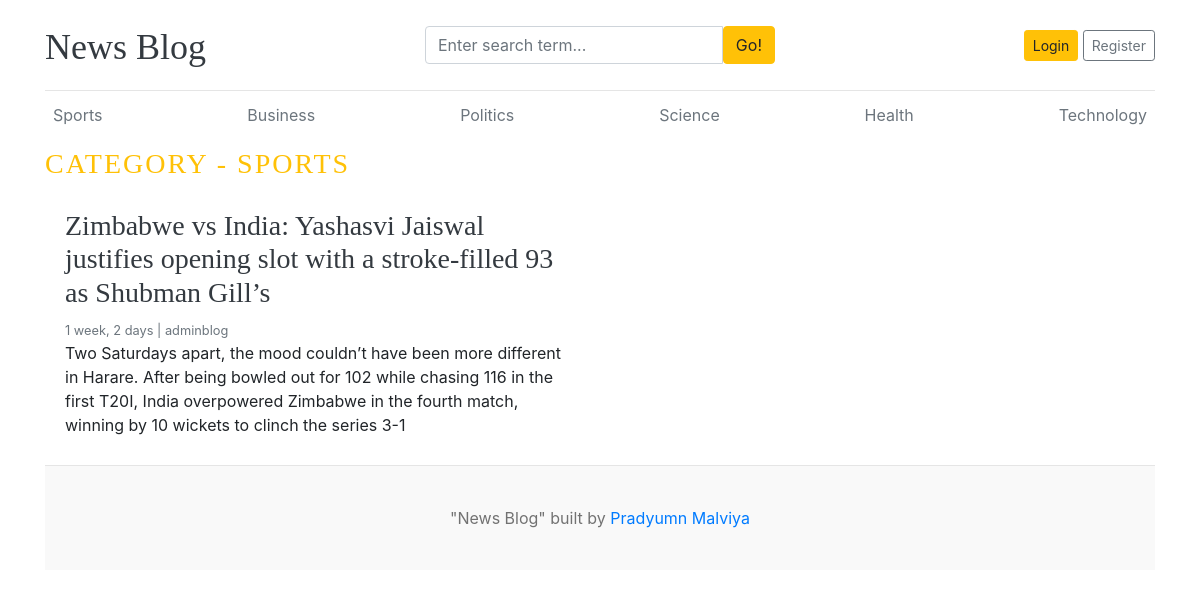
The page /blog_app/1/ on the database its author committed.
### blog_app/models.py (models this page shows, shortened)
class Category(models.Model):
    category_name = models.CharField(max_length=100, unique = True)
    created_at = models.DateTimeField(auto_now_add=True)
    updated_at = models.DateTimeField(auto_now = True)
    class Meta:
        verbose_name_plural = 'categories'
    def __str__(self):
        return self.category_name

class Blog(models.Model):
    title = models.CharField(max_length=100)
    slug = models.SlugField(max_length=100, unique=True, blank=True)
    category = models.ForeignKey(Category, on_delete = models.CASCADE)
    author = models.ForeignKey(User , on_delete = models.CASCADE)
    featured_image = models.ImageField(upload_to='uploads/%Y/%m/%d')
    short_description = models.TextField(max_length=500)
    blog_body = models.TextField(max_length=2000)
    status = models.CharField(choices=STATUS_CHOICES,max_length=10, default=0)
    is_featured = models.BooleanField(default=False)
    created_at = models.DateTimeField(auto_now_add=True)
    updated_at = models.DateTimeField(auto_now = True)

### blog_app/views.py (the view)
# urls.py: path('<int:category_id>/', views.posts_by_category, name='posts_by_category'),
def posts_by_category(request, category_id):
    posts = Blog.objects.filter(status  = 'Published', category = category_id)
    try:
        category = Category.objects.get(pk = category_id)
    except:
        return redirect('404.html')
    context = {
        "posts" : posts,
        "category" : category,
    }
    return render(request, "posts_by_category.html", context)

### blog_app/context_processors.py (called while the page is built)
def get_category(request):
    categories = Category.objects.all()
    return dict(categories = categories)

def get_social_link(request):
    social_link = Social_link.objects.all()
    return dict(social_link = social_link)

### templates/posts_by_category.html
{% extends 'base.html' %}
{% block content %}
<h3 class = "text-uppercase text-warning" style = "letter-spacing: 2px;">category - {{ category }}</h3>
  <div class="row mb-2">
  {% for blogs in posts %}
    <div class="col-md-6">
      <div class="card border-0" >
        <div class="card-body">
          <h3><a href = "{% url 'blogs' blogs.slug %}" class = "text-dark" >{{ blogs.title }}</a></h3>
          <small class="mb-1 text-muted">{{ blogs.created_at | timesince}} | {{ blogs.author }}</small>
          <p class="card-text">{{ blogs.short_description }}</p>
        </div>
      </div>
    </div>
{% endfor %}
</div>
{% endblock %}

### templates/base.html (shortened to what this page needs)
{% load static %}
<!DOCTYPE html>
<html lang="en">
<head>
    <link href="https://getbootstrap.com/docs/4.0/dist/css/bootstrap.min.css" rel="stylesheet">
    <link href="{% static 'css/blog.css' %}" rel="stylesheet">
    <link rel="stylesheet" href="https://cdnjs.cloudflare.com/ajax/libs/font-awesome/4.7.0/css/font-awesome.min.css">
  </head>
<body>
    <div class="container">
        <header class="blog-header py-3">
          <div class="row flex-nowrap justify-content-between align-items-center">
            <div class="col-4 pt-1">
              <a class="blog-header-logo text-dark" href="/">News Blog</a>
            </div>
                <div class="col-4">
                    <form action="{% url 'search' %}" method = "GET">
                    <div class="input-group">
                        <input class="form-control" type="text" name = "keyword" value = "{{ keyword }}" placeholder="Enter search term..." aria-label="Enter search term..." aria-describedby="button-search" />
                        <button type = "submit" class="btn btn-warning" id="button-search" type="button">Go!</button>
                    </div>
                    </form>
                </div>
            <div class="col-4 d-flex justify-content-end align-items-center">
              {% if not user.is_authenticated %}
              <a class="btn btn-sm btn-warning" href="{% url 'login' %}">Login</a> &nbsp;
              <a class="btn btn-sm btn-outline-secondary" href="{% url 'register' %}">Register</a>
              {% else %}
              <a class="btn btn-sm btn-warning" href="{% url 'dashboard' %}">Dashboard</a> &nbsp;
              <a class="btn btn-sm btn-warning" href="{% url 'logout' %}">Logout</a> &nbsp;
              {% endif %}
            </div>
          </div>
        </header>
        <div class="nav-scroller py-1 mb-2">
          <nav class="nav d-flex justify-content-between">
            {% for cat in categories %}
            <a class="p-2 text-muted" href="{% url 'posts_by_category' cat.id %}">{{ cat.category_name }}</a>
            {% endfor %}
          </nav>
        </div>
    {% block content %}
    {% endblock %}
    <footer class="blog-footer">
       <p>"News Blog" built by <a href="#">Pradyumn Malviya</a></p>
    </footer>
</body>
</html>

### blogsproject/static/css/blog.css (style rules this page uses)
.blog-header { border-bottom: 1px solid #e5e5e5; }
.blog-header-logo { font-family: "Playfair Display", Georgia, "Times New Roman", serif; font-size: 2.25rem; }
h1, h2, h3, h4, h5, h6 { font-family: "Playfair Display", Georgia, "Times New Roman", serif; }
.blog-footer { padding: 2.5rem 0; color: #727272; text-align: center; background-color: #f9f9f9; border-top: .05rem solid #e5e5e5; }
.blog-footer p:last-child { margin-bottom: 0; }

### rows shown on the page
Category: category_name "Sports", category_name "SPORTS"
Category: category_name "Business"
Category: category_name "Politics"
Category: category_name "Science"
Category: category_name "Health"
Category: category_name "Technology"
Blog: title "Zimbabwe vs India: Yashasvi Jaiswal justifies opening slot with a stroke-filled 93 as Shubman Gill’s", created_at "1 week, 2 days", author "adminblog", short_description "Two Saturdays apart, the mood couldn’t have been more different in Harare. After being bowled out for 102 while chasing 116 in the first T20I, India overpowered Zimbabwe in the fourth match, winning by 10 wickets to clinch the series 3-1"
